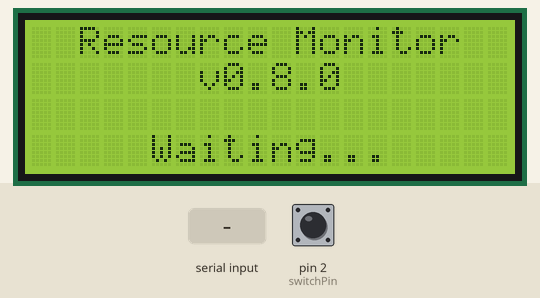
Bench run of a program on a simulated Arduino Nano, built with avr-gcc and run on an emulated ATmega328P. Parts: 20×4 character LCD. Wiring (inferred from the names in the program): PCF8574 port expander at I2C address 0x27. Wiring (inferred from the signals the program sends): character LCD (HD44780): RS Q0; E Q2; backlight Q3; data Q4, Q5, Q6, Q7. The test bench sets the inputs (shaded band); at power-on: pin 2 (switchPin) HIGH. What the program prints to the serial monitor is not drawn.

Above: at 1.2 s.
1.3 s: "+" received over Serial
At 1.8 s:
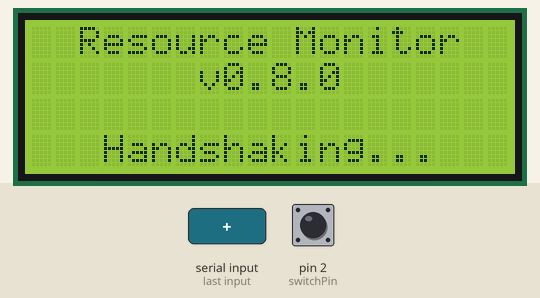
2.8 s: pin 2 (switchPin) pulled LOW for 0.15 s
At 2.87 s:
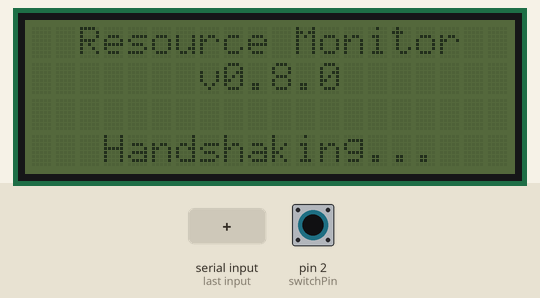
4.4 s: "~" received over Serial
At 5.5 s:
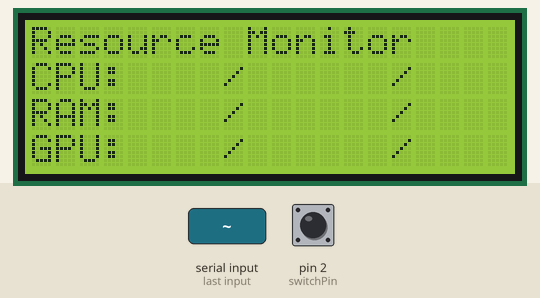
5.9 s: pin 2 (switchPin) pulled LOW for 1 s
At 6.4 s:
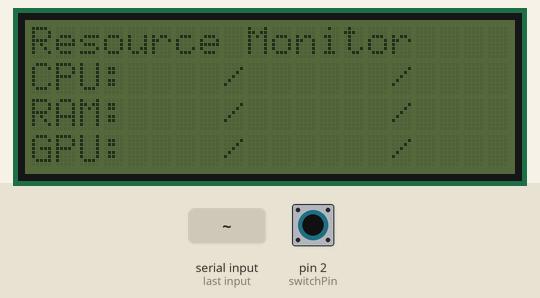
11.4 s: pin 2 (switchPin) pulled LOW for 3.2 s
At 14.66 s:
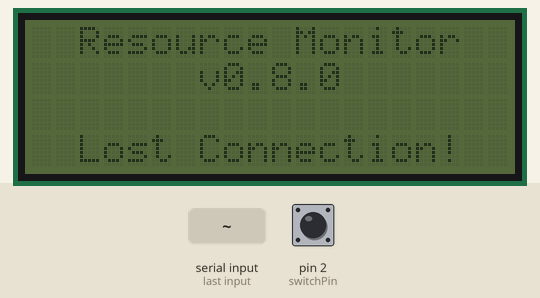
Timing chart, 0 to 16.2 s (numbered marks = the images above; inputs shaded):
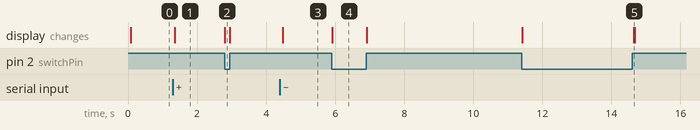

Measured:
- after the input at 1.3 s, the display: changes after 0.05 s (image 1)
- after the input at 2.8 s, the display: changes at once (image 2)
- after the input at 4.4 s, the display: changes after 0.09 s (image 3)
- after the input at 5.9 s, the display: changes at once (image 4)
- after the input at 11.4 s, the display: first changes at once (image 5 shows a later state)

The program:

main.cpp
```cpp
// (licence header left out)
#include "main.h"

void setup()       { setup_c(); }
void loop()        { loop_c(); }
void serialEvent() { serialEvent_c(); }
```

backlight.c
```cpp
// (licence header left out)
#include "helpers.h"


bool backlightEnabled = false;

const uint8_t switchPin = PD2;


/**
 * Checks state of the backlight switch and controls the screen accordingly
 */
void handleBacklight()
{
    bool pinState = (digitalRead(switchPin) != LOW);

    if (pinState != backlightEnabled)
    {
        lcdSetBacklight(pinState);

        backlightEnabled = pinState;
    }
}


/**
 * Inits the backlight switch pin and calls handleBacklight once
 */
void setupBacklight()
{
    // Initialize switch pin as input
    pinMode(switchPin, INPUT_PULLUP);

    handleBacklight();
}
```

displayWrapper.cpp
```cpp
// (licence header left out)
#include <Wire.h>
#include <NoiascaLiquidCrystal.h> // Article (german): https://werner.rothschopf.net/202003_arduino_liquid_crystal_umlaute.htm | Direct download: https://werner.rothschopf.net/2020/NoiascaLiquidCrystal.zip
#include <NoiascaHW/lcd_PCF8574.h>
#include <lcdHelper.h>

#include "helpers.h"


lcdHelper<LiquidCrystal_PCF8574> *lcd;


/**
 * Inits the display
 */
void lcdSetupDisplay(int addr, uint8_t cols, uint8_t rows)
{
    lcd = new lcdHelper<LiquidCrystal_PCF8574>(addr, cols, rows);

    // Initiate display
    Wire.begin();
    lcd->begin();
}

/**
 * Writes splash screen to the display with a customizeable status message
 */
void lcdDisplaySplashScreen(const char *statusMsg)
{
    lcd->clear();
    lcd->centerPrint("Resource Monitor", 0, true);
    lcd->centerPrint(version, 1, true);
    lcd->centerPrint(statusMsg, 3, true);
}

void lcdPrint(const char *str)
{
    lcd->print(str);
}

void lcdAlignedPrint(const char *align, const char *str, uint8_t width)
{
    lcd->alignedPrint(align, str, width);
}

void lcdCenterPrint(const char *str, uint8_t row, bool callClearLine)
{
    lcd->centerPrint(str, row, callClearLine);
}

void lcdSetCursor(uint8_t col, uint8_t row)
{
    lcd->setCursor(col, row);
}

void lcdSetBacklight(uint8_t state)
{
    lcd->setBacklight(state);
}
```

handleData.c
```cpp
// (licence header left out)
#include "helpers.h"


// Specifies the IDs (min 0, max 9) which data messages are prefixed with to indicate their type
typedef enum {
    pingID      = 0, // Empty data message only used by server for preventing connection loss screen
    cpuLoadID   = 1,
    cpuTempID   = 2,
    ramUsageID  = 3,
    swapUsageID = 4,
    gpuLoadID   = 5,
    gpuTempID   = 6
} MeasurementPrefixIDsType;


// Stores all current measurements
struct MeasurementTypes measurementsCache;


// Handles incoming measurement data messages and updates measurementsCache accordingly
void handleDataInput(char *str)
{
    // Get measurement type by converting char to int: https://stackoverflow.com/a/868508
    int typeChar = str[1] - '0';

    char unit[4] = "";


    // Write into the correct register
    char *registerP = NULL; // Point to register so we can dedup the code below

    switch (typeChar)
    {
        case cpuLoadID:
            registerP = measurementsCache.cpuLoad;
            strcpy(unit, "%");
            break;
        case cpuTempID:
            registerP = measurementsCache.cpuTemp;
            strcpy(unit, "°C");
            break;
        case ramUsageID:
            registerP = measurementsCache.ramUsage;
            strcpy(unit, "GB");
            break;
        case swapUsageID:
            registerP = measurementsCache.swapUsage;
            strcpy(unit, "GB");
            break;
        case gpuLoadID:
            registerP = measurementsCache.gpuLoad;
            strcpy(unit, "%");
            break;
        case gpuTempID:
            registerP = measurementsCache.gpuTemp;
            strcpy(unit, "°C");
            break;
        default:
            return; // Unsupported type
            break;
    }

    // Copy into the correct register, offset by 3 to skip control char, separator and type id. Limit by 16 - unit size to prevent overflow.
    strncpy(registerP, str + 3, dataSize - sizeof(unit));
    strcat(registerP, unit);
}
```

helpers.h
```cpp
// (licence header left out)
#pragma once

#include "main.h"


// Stores all current measurements
#define dataSize 16 // Intentionally larger than in the server code because we need to store the units here as well

struct MeasurementTypes {
    char cpuLoad[dataSize];   // in %
    char cpuTemp[dataSize];   // in °C
    char ramUsage[dataSize];  // in GB
    char swapUsage[dataSize]; // in GB
    char gpuLoad[dataSize];   // in %
    char gpuTemp[dataSize];   // in °C
};

extern struct MeasurementTypes measurementsCache;


// Functions defined in helpers
void handleBacklight();
void setupBacklight();

void handleDataInput(char *str);

char *fillRow(char *str);

void updateDisplay();


// C++ functions need a prefix when viewed from a C++ compiler in order to allow C files to call them
#ifdef __cplusplus
    extern "C" void setupSerial(uint32_t baudRate);
    extern "C" bool serialIsAvailable();
    extern "C" void serialPrint(const char *str);
    extern "C" char serialRead();

    extern "C" void lcdSetupDisplay(int addr, uint8_t cols, uint8_t rows);
    extern "C" void lcdDisplaySplashScreen(const char *statusMsg);
    extern "C" void lcdPrint(const char *str);
    extern "C" void lcdAlignedPrint(const char *align, const char *str, uint8_t width);
    extern "C" void lcdCenterPrint(const char *str, uint8_t row, bool callClearLine);
    extern "C" void lcdSetCursor(uint8_t col, uint8_t row);
    extern "C" void lcdSetBacklight(uint8_t state);
#else
    extern void setupSerial(uint32_t baudRate);
    extern bool serialIsAvailable();
    extern void serialPrint(const char *str);
    extern char serialRead();

    extern void lcdSetupDisplay(int addr, uint8_t cols, uint8_t rows);
    extern void lcdDisplaySplashScreen(const char *statusMsg);
    extern void lcdPrint(const char *str);
    extern void lcdAlignedPrint(const char *align, const char *str, uint8_t width);
    extern void lcdCenterPrint(const char *str, uint8_t row, bool callClearLine);
    extern void lcdSetCursor(uint8_t col, uint8_t row);
    extern void lcdSetBacklight(uint8_t state);
#endif
```

misc.c
```cpp
// (licence header left out)
#include "helpers.h"


// Fills a str with spaces to match maxcol to overwite any left over characters on the display. Make sure `str` is at least as large as maxcol! Returns pointer to str.
char* fillRow(char *str)
{
    strncat(str, "                    ", maxcol - strlen(str));

    return str;
}
```

serialWrapper.cpp
```cpp
// (licence header left out)
#include "helpers.h"


void setupSerial(uint32_t baudRate)
{
    Serial.begin(baudRate);
}

bool serialIsAvailable()
{
    return Serial.available();
}

void serialPrint(const char *str)
{
    Serial.print(str);
}

char serialRead()
{
    return (char) Serial.read();
}
```

updateDisplay.c
```cpp
// (licence header left out)
#include "helpers.h"


/**
 * Writes currently stored measurements data to the screen
 */
void updateDisplay()
{
    // Construct title
    lcdSetCursor(0, 0);
    lcdPrint("Resource Monitor    ");

    // Construct the CPU row
    lcdSetCursor(0, 1);
    lcdPrint("CPU: ");
    lcdAlignedPrint("right", measurementsCache.cpuLoad, 5); // 5 from the last print (aka 5 + 5 in this case)
    lcdAlignedPrint("right", measurementsCache.cpuTemp, 8); // 8 from the last print (aka 8 + 5 + 5 in this case)

    // Construct the RAM row
    lcdSetCursor(0, 2);
    lcdPrint("RAM: ");
    lcdAlignedPrint("right", measurementsCache.ramUsage, 6);
    lcdAlignedPrint("right", measurementsCache.swapUsage, 7);

    // Construct the GPU row
    lcdSetCursor(0, 3);
    lcdPrint("GPU: ");
    lcdAlignedPrint("right", measurementsCache.gpuLoad, 5);
    lcdAlignedPrint("right", measurementsCache.gpuTemp, 8);
}
```

main.c
```cpp
// (licence header left out)
#include "main.h"


// Runtime vars
uint32_t timeSinceLastSignal = 0;
uint32_t handshakeStartTimestamp = 0;
bool     displayingSplashScreen = false;


// Setup stuff on poweron
void setup_c()
{
    // Init display
    lcdSetupDisplay(0x27, maxcol, maxrow);
    setupBacklight();

    // Init Serial
    setupSerial(baud);

    // Init measurementsCache with "/"
    strcpy(measurementsCache.cpuLoad, "/ ");
    strcpy(measurementsCache.cpuTemp, "/  ");
    strcpy(measurementsCache.ramUsage, "/  ");
    strcpy(measurementsCache.swapUsage, "/  ");
    strcpy(measurementsCache.gpuLoad, "/ ");
    strcpy(measurementsCache.gpuTemp, "/  ");

    // Print startup screen
    lcdDisplaySplashScreen("Waiting...");
    displayingSplashScreen = true;

    // Send reset interrupt message to server
    serialPrint(serialHeader);
    serialPrint("*"); // Char * indicates interrupt message
    serialPrint("DEVICE_RESET");
    serialPrint(serialEOL);
}


// Check regularly if no data was received recently and display splash screen again
void loop_c()
{
    // Check if backlight should be toggled on every tick
    handleBacklight();

    // Count checkInterval and display Lost Connection message after 10 seconds
    if (timeSinceLastSignal >= 10000)
    {
        // Return to Waiting if handshake did not result in a connection
        if (handshakeStartTimestamp != 0 && millis() - handshakeStartTimestamp > 2500)
        {
            lcdDisplaySplashScreen("Waiting...");
            handshakeStartTimestamp = 0;
        }

        if (displayingSplashScreen) return;
        displayingSplashScreen = true;

        lcdDisplaySplashScreen("Lost Connection!");
    }
    else
    {
        timeSinceLastSignal += 25;
    }

    delay(25);
}


// SerialEvent occurs whenever a new data is being recieved and runs between loop() iterations
void serialEvent_c()
{
    char inputString[64] = "";

    // Read bytes while stream is available and buffer has space
    while (serialIsAvailable()
            && strlen(inputString) < sizeof(inputString))
    {
        char inChar = serialRead();

        // Break loop if end delimiter # was received. Don't append it.
        if (inChar == '#') break;

        // Add received char to the end of inputString
        strncat(inputString, &inChar, 1);

        delay(25);
    }

    // If transmission starts with ~ then the server sent us new measurements
    if (inputString[0] == '~' && strlen(inputString) <= maxcol + 3)
    {
        handleDataInput(inputString); // Process input
        updateDisplay();              // ...and update the screen

        // Update connection loss check vars
        timeSinceLastSignal = 0; // Reset time since last signal
        displayingSplashScreen = false;
    }

    // If transmission starts with + then the server just initiated a new connection
    if (inputString[0] == '+')
    {
        lcdCenterPrint("  Handshaking... ", 3, false); // Surrounded with spaces to overprint "Lost Connection!"
        handshakeStartTimestamp = millis();

        serialPrint(serialHeader);
        serialPrint("-"); // Char - indicates initial handshake
        serialPrint(version);
        serialPrint(serialEOL);
    }

    // Clear data from inputString when it has been printed
    memset(inputString, 0, sizeof(inputString));
}
```

main.h
```cpp
// (licence header left out)
#pragma once


#include <Arduino.h>
#include <stdbool.h> // Datatype bool in C

#include "helpers/helpers.h"


// Config variables
#define maxcol 20
#define maxrow 4


// Do not modify
#define serialHeader "+ResourceMonitorClient"
#define version "v0.8.0"

#define baud 9600
#define serialEOL "#\n"


// C++ functions need a prefix when viewed from a C++ compiler in order to allow C files to call them
#ifdef __cplusplus
    extern "C" void setup_c();
    extern "C" void loop_c();
    extern "C" void serialEvent_c();
#else
    extern void setup_c();
    extern void loop_c();
    extern void serialEvent_c();
#endif
```
